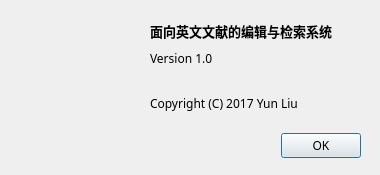
<?xml version="1.0" encoding="UTF-8"?>
<ui version="4.0">
 <class>about_dialog</class>
 <widget class="QDialog" name="about_dialog">
  <property name="geometry">
   <rect>
    <x>0</x>
    <y>0</y>
    <width>380</width>
    <height>175</height>
   </rect>
  </property>
  <property name="font">
   <font>
    <family>微软雅黑</family>
   </font>
  </property>
  <property name="windowTitle">
   <string>关于</string>
  </property>
  <widget class="QDialogButtonBox" name="buttonbox">
   <property name="geometry">
    <rect>
     <x>150</x>
     <y>130</y>
     <width>211</width>
     <height>32</height>
    </rect>
   </property>
   <property name="orientation">
    <enum>Qt::Horizontal</enum>
   </property>
   <property name="standardButtons">
    <set>QDialogButtonBox::Ok</set>
   </property>
  </widget>
  <widget class="QLabel" name="header">
   <property name="geometry">
    <rect>
     <x>150</x>
     <y>20</y>
     <width>201</width>
     <height>21</height>
    </rect>
   </property>
   <property name="font">
    <font>
     <pointsize>10</pointsize>
     <weight>75</weight>
     <bold>true</bold>
    </font>
   </property>
   <property name="text">
    <string>面向英文文献的编辑与检索系统</string>
   </property>
  </widget>
  <widget class="QLabel" name="info">
   <property name="geometry">
    <rect>
     <x>150</x>
     <y>50</y>
     <width>201</width>
     <height>71</height>
    </rect>
   </property>
   <property name="text">
    <string>&lt;html&gt;&lt;head/&gt;&lt;body&gt;&lt;p&gt;Version 1.0&lt;br/&gt;&lt;/p&gt;&lt;p&gt;Copyright (C) 2017 Yun Liu&lt;/p&gt;&lt;/body&gt;&lt;/html&gt;</string>
   </property>
   <property name="alignment">
    <set>Qt::AlignLeading|Qt::AlignLeft|Qt::AlignTop</set>
   </property>
  </widget>
  <widget class="QLabel" name="logo">
   <property name="geometry">
    <rect>
     <x>20</x>
     <y>20</y>
     <width>100</width>
     <height>100</height>
    </rect>
   </property>
   <property name="text">
    <string/>
   </property>
   <property name="pixmap">
    <pixmap resource="res.qrc">:/icon/img/logo.png</pixmap>
   </property>
   <property name="scaledContents">
    <bool>true</bool>
   </property>
  </widget>
 </widget>
 <resources>
  <include location="res.qrc"/>
 </resources>
 <connections>
  <connection>
   <sender>buttonbox</sender>
   <signal>accepted()</signal>
   <receiver>about_dialog</receiver>
   <slot>accept()</slot>
   <hints>
    <hint type="sourcelabel">
     <x>248</x>
     <y>254</y>
    </hint>
    <hint type="destinationlabel">
     <x>157</x>
     <y>274</y>
    </hint>
   </hints>
  </connection>
  <connection>
   <sender>buttonbox</sender>
   <signal>rejected()</signal>
   <receiver>about_dialog</receiver>
   <slot>reject()</slot>
   <hints>
    <hint type="sourcelabel">
     <x>316</x>
     <y>260</y>
    </hint>
    <hint type="destinationlabel">
     <x>286</x>
     <y>274</y>
    </hint>
   </hints>
  </connection>
 </connections>
</ui>
